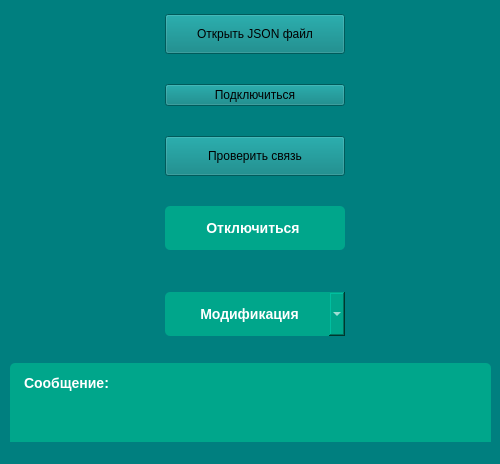
<?xml version="1.0" encoding="UTF-8"?>
<ui version="4.0">
 <class>MainWindow</class>
 <widget class="QMainWindow" name="MainWindow">
  <property name="geometry">
   <rect>
    <x>0</x>
    <y>0</y>
    <width>500</width>
    <height>464</height>
   </rect>
  </property>
  <property name="windowTitle">
   <string>MainWindow</string>
  </property>
  <property name="styleSheet">
   <string notr="true"> background-color: rgb(0, 127, 127)</string>
  </property>
  <widget class="QWidget" name="centralwidget">
   <widget class="QWidget" name="gridLayoutWidget">
    <property name="geometry">
     <rect>
      <x>10</x>
      <y>-10</y>
      <width>491</width>
      <height>361</height>
     </rect>
    </property>
    <layout class="QGridLayout" name="gridLayout">
     <item row="2" column="0">
      <widget class="QPushButton" name="pushButton_4">
       <property name="sizePolicy">
        <sizepolicy hsizetype="Fixed" vsizetype="Fixed">
         <horstretch>0</horstretch>
         <verstretch>0</verstretch>
        </sizepolicy>
       </property>
       <property name="minimumSize">
        <size>
         <width>180</width>
         <height>40</height>
        </size>
       </property>
       <property name="maximumSize">
        <size>
         <width>160</width>
         <height>40</height>
        </size>
       </property>
       <property name="styleSheet">
        <string notr="true">QPushButton {
 		background-color: rgb(0, 166, 139);
		color: white;
		border: none;
		border-radius: 5px;
		padding: 10px;
		font-size: 14px;
		font-weight: bold;
            }
QPushButton::hover {
		background-color: rgb(0, 190, 139)
         	  }
QPushButton::pressed {
                background-color: #3d8b40;
            };</string>
       </property>
       <property name="text">
        <string>Проверить связь</string>
       </property>
      </widget>
     </item>
     <item row="0" column="0">
      <widget class="QPushButton" name="pushButton">
       <property name="sizePolicy">
        <sizepolicy hsizetype="Fixed" vsizetype="Fixed">
         <horstretch>0</horstretch>
         <verstretch>0</verstretch>
        </sizepolicy>
       </property>
       <property name="minimumSize">
        <size>
         <width>180</width>
         <height>40</height>
        </size>
       </property>
       <property name="maximumSize">
        <size>
         <width>160</width>
         <height>40</height>
        </size>
       </property>
       <property name="styleSheet">
        <string notr="true">QPushButton {
 		background-color: rgb(0, 166, 139);
		color: white;
		border: none;
		border-radius: 5px;
		padding: 10px;
		font-size: 14px;
		font-weight: bold;
   }
QPushButton::hover {
		background-color: rgb(0, 190, 139)
   }
QPushButton::pressed {
                background-color: #3d8b40;
   };</string>
       </property>
       <property name="text">
        <string>Открыть JSON файл</string>
       </property>
      </widget>
     </item>
     <item row="4" column="0">
      <widget class="QComboBox" name="comboBox">
       <property name="sizePolicy">
        <sizepolicy hsizetype="Fixed" vsizetype="Fixed">
         <horstretch>0</horstretch>
         <verstretch>0</verstretch>
        </sizepolicy>
       </property>
       <property name="minimumSize">
        <size>
         <width>180</width>
         <height>44</height>
        </size>
       </property>
       <property name="maximumSize">
        <size>
         <width>160</width>
         <height>20</height>
        </size>
       </property>
       <property name="styleSheet">
        <string notr="true">QPushButton, QComboBox {
    background-color: rgb(0, 166, 139);
    color: white;
    border: none;
    border-radius: 5px;
    padding: 4px 14px 4px 10px;
    font-size: 14px;
    font-weight: bold;
    min-height: 36px;          /* чтобы высота была примерно как у кнопок */
	 text-align: center;
}

QPushButton:hover, QComboBox:hover {
    background-color: rgb(0, 190, 139);
}

QPushButton:pressed {
    background-color: #3d8b40;
}

/* Стилизация выпадающего списка (самое важное) */
QComboBox QAbstractItemView {
    background-color: rgb(0, 166, 139);
    color: white;
    selection-background-color: rgb(0, 190, 139);
    selection-color: white;
    border: none;
    border-radius: 5px;
    padding: 4px;
    font-size: 14px;
    font-weight: bold;
}

/* Отступы внутри элементов списка */
QComboBox QAbstractItemView::item {
    padding: 8px 12px;
}

/* Убираем стандартную рамку вокруг выпадающего списка */
QComboBox QAbstractItemView {
    outline: none;
}

QComboBox::down-arrow {
    background: transparent !important;
    border-image: none;
    box-shadow: none;
}
/* Поле ввода/текста внутри комбобокса */
QComboBox {
    padding-left: 12px;
    padding-right: 30px;            /* место для стрелки */
}
</string>
       </property>
       <item>
        <property name="text">
         <string>      Модификация</string>
        </property>
       </item>
       <item>
        <property name="text">
         <string>8 ТУ</string>
        </property>
       </item>
       <item>
        <property name="text">
         <string>16 ТУ</string>
        </property>
       </item>
       <item>
        <property name="text">
         <string>8 ТС</string>
        </property>
       </item>
       <item>
        <property name="text">
         <string>16 ТС</string>
        </property>
       </item>
       <item>
        <property name="text">
         <string>8 ТС 4 ТУ</string>
        </property>
       </item>
       <item>
        <property name="text">
         <string>8 ТС 8 ТУ</string>
        </property>
       </item>
      </widget>
     </item>
     <item row="1" column="0">
      <widget class="QPushButton" name="pushButton_2">
       <property name="styleSheet">
        <string notr="true">QPushButton {
 		background-color: rgb(0, 166, 139);
		color: white;
		border: none;
		border-radius: 5px;
		padding: 10px;
		font-size: 14px;
		font-weight: bold;
            }
QPushButton::hover {
		background-color: rgb(0, 190, 139)
         	  }
QPushButton::pressed {
                background-color: #3d8b40;
            };</string>
       </property>
       <property name="text">
        <string>Подключиться</string>
       </property>
      </widget>
     </item>
     <item row="3" column="0">
      <widget class="QPushButton" name="pushButton_3">
       <property name="styleSheet">
        <string notr="true">QPushButton, QComboBox {
    background-color: rgb(0, 166, 139);
    color: white;
    border: none;
    border-radius: 5px;
    padding: 4px 14px 4px 10px;
    font-size: 14px;
    font-weight: bold;
    min-height: 36px;          /* чтобы высота была примерно как у кнопок */
	 text-align: center;
}

QPushButton:hover, QComboBox:hover {
    background-color: rgb(0, 190, 139);
}

QPushButton:pressed {
    background-color: #3d8b40;
}

/* Стилизация выпадающего списка (самое важное) */
QComboBox QAbstractItemView {
    background-color: rgb(0, 166, 139);
    color: white;
    selection-background-color: rgb(0, 190, 139);
    selection-color: white;
    border: none;
    border-radius: 5px;
    padding: 4px;
    font-size: 14px;
    font-weight: bold;
}

/* Отступы внутри элементов списка */
QComboBox QAbstractItemView::item {
    padding: 8px 12px;
}

/* Убираем стандартную рамку вокруг выпадающего списка */
QComboBox QAbstractItemView {
    outline: none;
}

QComboBox::down-arrow {
    background: transparent !important;
    border-image: none;
    box-shadow: none;
}
/* Поле ввода/текста внутри комбобокса */
QComboBox {
    padding-left: 12px;
    padding-right: 30px;            /* место для стрелки */
}
</string>
       </property>
       <property name="text">
        <string>Отключиться</string>
       </property>
      </widget>
     </item>
    </layout>
   </widget>
   <widget class="QTextEdit" name="textEdit">
    <property name="geometry">
     <rect>
      <x>10</x>
      <y>363</y>
      <width>481</width>
      <height>91</height>
     </rect>
    </property>
    <property name="minimumSize">
     <size>
      <width>140</width>
      <height>40</height>
     </size>
    </property>
    <property name="styleSheet">
     <string notr="true">QTextEdit, QTextBrowser {
    background-color: rgb(0, 166, 139);
    color: white;
    border: none;
    border-radius: 5px;
    padding: 8px 10px;
    font-size: 14px;
    font-weight: bold;
}

QTextEdit:focus, QTextBrowser:focus {
    background-color: rgb(0, 190, 139);
    outline: none;
}

/* Если хочешь чуть темнее фон при вводе текста */
QTextEdit[readOnly=&quot;false&quot;] {
    background-color: rgb(0, 180, 150);
}

/* Полоса прокрутки в том же стиле */
QTextEdit::handle:vertical, QTextBrowser::handle:vertical,
QTextEdit::handle:horizontal, QTextBrowser::handle:horizontal {
    background: rgba(255, 255, 255, 0.25);
    border: none;
    border-radius: 4px;
    min-width: 8px;
    min-height: 8px;
}

QTextEdit::add-line:vertical, QTextBrowser::add-line:vertical,
QTextEdit::sub-line:vertical, QTextBrowser::sub-line:vertical,
QTextEdit::add-page:vertical, QTextBrowser::add-page:vertical,
QTextEdit::sub-page:vertical, QTextBrowser::sub-page:vertical {
    background: transparent;
}

QTextEdit::groove:vertical, QTextBrowser::groove:vertical {
    background: rgba(0, 0, 0, 0.15);
    border: none;
    border-radius: 5px;
}</string>
    </property>
    <property name="readOnly">
     <bool>true</bool>
    </property>
    <property name="html">
     <string>&lt;!DOCTYPE HTML PUBLIC &quot;-//W3C//DTD HTML 4.0//EN&quot; &quot;http://www.w3.org/TR/REC-html40/strict.dtd&quot;&gt;
&lt;html&gt;&lt;head&gt;&lt;meta name=&quot;qrichtext&quot; content=&quot;1&quot; /&gt;&lt;meta charset=&quot;utf-8&quot; /&gt;&lt;style type=&quot;text/css&quot;&gt;
p, li { white-space: pre-wrap; }
hr { height: 1px; border-width: 0; }
li.unchecked::marker { content: &quot;\2610&quot;; }
li.checked::marker { content: &quot;\2612&quot;; }
&lt;/style&gt;&lt;/head&gt;&lt;body style=&quot; font-family:'Segoe UI'; font-size:14px; font-weight:700; font-style:normal;&quot;&gt;
&lt;p style=&quot; margin-top:0px; margin-bottom:0px; margin-left:0px; margin-right:0px; -qt-block-indent:0; text-indent:0px;&quot;&gt;Сообщение: &lt;/p&gt;&lt;/body&gt;&lt;/html&gt;</string>
    </property>
   </widget>
  </widget>
  <widget class="QMenuBar" name="menubar">
   <property name="geometry">
    <rect>
     <x>0</x>
     <y>0</y>
     <width>500</width>
     <height>17</height>
    </rect>
   </property>
  </widget>
  <widget class="QStatusBar" name="statusbar"/>
 </widget>
 <resources/>
 <connections/>
</ui>
